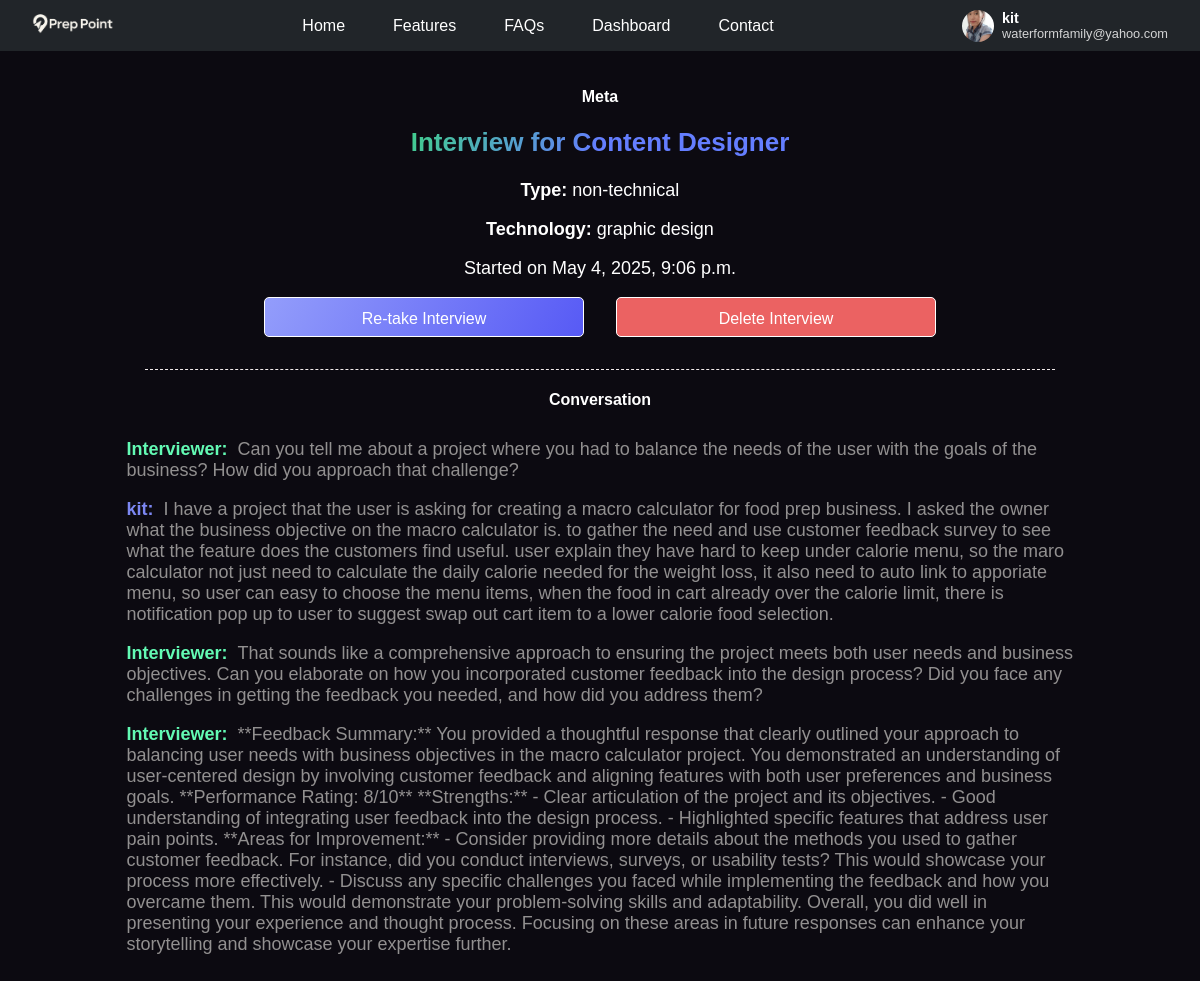
Screenshot of /interview/4/ (signed in) with the database file from the repository.
### accounts/models.py (models this page shows, shortened)
class UserProfile(models.Model):
    user=models.OneToOneField(settings.AUTH_USER_MODEL, on_delete=models.CASCADE, related_name="profile")
    address_line_1=models.CharField(max_length=150, blank=True)
    address_line_2=models.CharField(max_length=150, blank=True)
    city=models.CharField(max_length=30, blank=True)
    state=models.CharField(max_length=20, blank=True)
    country=models.CharField(max_length=50, blank=True)
    profile_picture=models.ImageField(upload_to="images/users", blank=True, null=True)
    zip_code=models.CharField(max_length=10, blank=True, null=True)

class Account(AbstractUser):
    email=models.EmailField("email address", unique=True, blank=False)
    USERNAME_FIELD="email"
    REQUIRED_FIELDS=[]

### interview/models.py (models this page shows, shortened)
class Interview(models.Model):
    user=models.ForeignKey(settings.AUTH_USER_MODEL, on_delete=models.CASCADE, null=True, blank=True)
    wanted_role=models.CharField(max_length=200)
    company_name=models.CharField(max_length=200)
    category=models.ForeignKey(Category, null=True, blank=True, on_delete=models.SET_NULL)
    Question_CHOICES=[('technical','Technical'),('non-technical','Non-Technical')]
    question_type=models.CharField(max_length=50, choices=Question_CHOICES)
    technology=models.CharField(max_length=200)
    created_by=models.DateTimeField(auto_now_add=True)
    is_finished=models.BooleanField(default=False)

class InterviewConvo(models.Model):
    ROLE_CHOICES=[('system','System'),('assistant','Assistant'),('user','User')]
    interview=models.ForeignKey(Interview, on_delete=models.CASCADE, related_name="messages")
    role=models.CharField(max_length=20,choices=ROLE_CHOICES)
    content=models.TextField()
    timestamp=models.DateTimeField(auto_now_add=True)

### interview/views.py (the view)
# urls.py: path('<int:pk>/', Interview_Detail_view.as_view(), name='interview_detail'),
class Interview_Detail_view(LoginRequiredMixin, UserPassesTestMixin, DetailView):
    template_name="interview/detail.html"
    model=Interview
    context_object_name="interview"
    def get_context_data(self, **kwargs):
        context = super().get_context_data(**kwargs)
        context['messages'] = InterviewConvo.objects.filter(
            interview=self.object
        ).order_by('timestamp')
        return context
    def test_func(self):
        return self.get_object().user==self.request.user

### templates/interview/detail.html (shortened to what this page needs)
{% extends "base.html" %}
{%load static%}
{% block css %}
  <link rel="stylesheet" href="{% static 'css/details.css' %}">
{% endblock css %}
{% block content %}
  <div class="detail-head">
    <h4>{{ interview.company_name }}</h4>
    <h2>Interview for {{ interview.wanted_role }} </h2>
    <p class="detail-head-p"><strong>Type:</strong> {{ interview.question_type }}</p>
    <p class="detail-head-p"><strong>Technology:</strong> {{ interview.technology }}</p>
    <p class="detail-head-p"><small>Started on {{ interview.created_by|date:"F j, Y, g:i a" }}</small></p>
  <div class="actions">
    <a href="{% url 'redo' interview.pk %}">
      <button class="edit-btn">Re-take Interview</button>
    </a>
    <a href="{% url 'interview_delete' interview.pk %}">
      <button class="del-btn">Delete Interview</button>
    </a>
  </div>
  <hr>
  </div>
  <h4 class="chat-his-head text-center">Conversation</h4>
  <div class="chat-history">
    {% for msg in messages %}
      {% if msg.role == 'assistant' %}
        <p><strong class="interviewer">Interviewer:</strong> &nbsp;{{ msg.content }}</p>
      {% elif msg.role == 'user' %}
        <p><strong class="user">{{user.first_name}}:</strong>&nbsp; {{ msg.content }}</p>
      {% endif %}
    {% empty %}
      <p><em>No conversation has been recorded.</em></p>
    {% endfor %}
  </div>
{% endblock content %}

### templates/base.html (shortened to what this page needs)
{%load static%}
<!DOCTYPE html>
<html lang="en">
<head>
    <link rel="stylesheet" href="{% static 'css/home.css' %}">
    {%block css%}
    {%endblock%}
</head>
<body>
<header>
  <div class="nav-container">
    <div class="nav-left">
      <a href="{% url 'home' %}" class="logo">
        <img src="{% static 'img/prepoint.png' %}">
      </a>
    </div>
  <ul class="nav-menu">
    <li><a href="{% url 'home' %}">Home</a></li>
    <li><a href="{% url 'home' %}#features">Features</a></li>
    <li><a href="{% url 'home' %}#FAQs">FAQs</a></li>
    <li><a href="{% url 'interview_list' %}">Dashboard</a></li>
    <li><a href="{% url 'contact' %}">Contact</a></li>
  </ul>
  <div class="nav-right">
    {% if user.is_authenticated %}
    <div class="user-info">
      {%with profile=user.profile%}
        {% if profile and profile.profile_picture %}
          <img src="{{ profile.profile_picture.url }}" class="nav-avatar">
        {% else %}
          <div class="nav-avatar-default">
            {{ user.first_name|default:user.email|slice:":1"|upper }}
          </div>
        {% endif %}
      {%endwith%}
        <div class="user-text">
          <span class="user-name">{{ user.first_name }}</span>
          <span class="user-email">{{ user.email }}</span>
        </div>
    </div>
      {% else %}
        <a href="{% url 'signup' %}" class="btn signup-btn">Sign Up</a>
        <a href="{% url 'login' %}" class="btn login-btn">Log In</a>
      {% endif %}
    </div>
  </div>
</header>
  <div>
      {%block content%}{%endblock content%}
  </div>
</body>
</html>

### static/css/home.css (style rules this page uses)
:root { --background-color:#0c0a11; --primary:#2bb4f3; --footer:#7c87f2; --link:#0ea3e6; --success:#2fd0ba; --error:#f170b1; --nav:#21da83; --button:linear-gradient(120deg, #939dfb 0%, #575af5 100%); --grad:linear-gradient(60deg,#f87c6b,#647eff, #7812fd); --DM-font: Satoshi,sans-serif; --mouse-x: 0deg; --mouse-y: 0deg; --rotation: calc(15deg - (var(--mouse-y) / 100) + (var(--mouse-x) / 150)); }
html { overflow-x: hidden; margin: 0; padding: 0; }
body { background-color: var(--background-color); color:rgb(255, 255, 255); overflow-x: hidden; font-family: var(--DM-font); }
.text-center { text-align: center; }
header { position: fixed; top: 0; left: 0; width: 100%; margin-top:0; background: #212529; padding: 0.6rem 0; font-family: var(--DM-font); z-index: 50; }
.nav-container { max-width: 100%; display: flex; align-items: center; justify-content: space-between; padding:0 2rem 0 2rem; }
.nav-left .logo img { height: 20px; }
.nav-menu { list-style: none; display: flex; gap: 2rem; margin: 0; padding: 0; }
.nav-menu a { color: #fff; text-decoration: none; font-weight: 500; padding: 0.5rem; }
.nav-right { display: flex; align-items: center; gap: 1rem; }
.nav-avatar { width: 32px; height: 32px; border-radius: 50%; object-fit: cover; }
.user-info { display: flex; align-items: center; gap: 0.5rem; position: relative; cursor: pointer; }
.user-text { display: flex; flex-direction: column; color: #fff; font-size: 0.9rem; }
.user-name { font-weight: 600; }
.user-email { font-size: 0.8rem; opacity: 0.8; }

### static/css/details.css (style rules this page uses)
.detail-head { margin-top: 5em; text-align: center; padding: 0 2% 0 2%; }
.detail-head h2 { display: inline-block; background: linear-gradient(120deg,#41ce8c, #647eff,#647eff); background-clip: text; color: transparent; margin-top: 0; font-size: 26px; }
.detail-head-p, strong, small { margin-top: 0; font-size:18px; }
hr { border: none; border-top:1px dashed #f0e9e9; margin-top:2rem; width:80%; }
.chat-his-head { margin-bottom: 0; }
.chat-history { width:80%; padding: 1% 10% 2% 10%; font-size: 18px; color: #929090;; }
.interviewer { color: #63fab4; font-size: 18px; }
.user { color: var(--footer); font-size: 18px; }
.actions { display: flex; justify-content: center; gap:2rem; }
.del-btn { width: 20rem; padding-top:0.3rem; text-align: center; height: 40px; border-radius: 5px; border: 1px solid; background: #eb6262; color: white; cursor: pointer; font-size: 16px; }
.edit-btn { width: 20rem; padding-top:0.3rem; text-align: center; height: 40px; border-radius: 5px; border: 1px solid; background: var(--button); color: white; cursor: pointer; font-size: 16px; }

### rows the page displays
UserProfile: profile_picture (picture)
Account: first_name "kit", email "waterformfamily@yahoo.com"
Interview: company_name "Meta", question_type "non-technical", technology "graphic design", created_by "May 4, 2025, 9:06 p.m."
InterviewConvo: content "Can you tell me about a project where you had to balance the needs of the user with the goals of the business? How did you approach that challenge?"
InterviewConvo: content "I have a project that the user is asking for creating a macro calculator for food prep business. I asked the owner what the business objective on the macro calculator is. to gather the need and use customer feedback survey to see what the feature does the customers find useful. user explain they have hard to keep under calorie menu, so the maro calculator not just need to calculate the daily calorie needed for the weight loss, it also need to auto link to apporiate menu, so user can easy to choose the menu items, when the food in cart already over the calorie limit, there is notification pop up to user to suggest swap out cart item to a lower calorie food selection."
InterviewConvo: content "That sounds like a comprehensive approach to ensuring the project meets both user needs and business objectives. Can you elaborate on how you incorporated customer feedback into the design process? Did you face any challenges in getting the feedback you needed, and how did you address them?"
InterviewConvo: content "**Feedback Summary:** You provided a thoughtful response that clearly outlined your approach to balancing user needs with business objectives in the macro calculator project. You demonstrated an understanding of user-centered design by involving customer feedback and aligning features with both user preferences and business goals. **Performance Rating: 8/10** **Strengths:** - Clear articulation of the project and its objectives. - Good understanding of integrating user feedback into the design process. - Highlighted specific features that address user pain points. **Areas for Improvement:** - Consider providing more details about the methods you used to gather customer feedback. For…"
